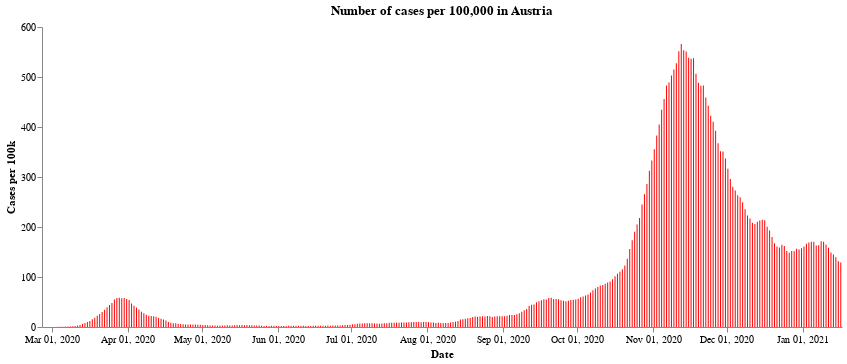

Notebook code cell kept with this figure:
### Markdown cell above
First we have the number of cases per 100,000 population across the whole of Austria. After a very sharp rise in cases during the end of October and the middle of November, the number of new cases have fallen due to the second lockdown. At the time of writting, the cases seem to have levelled off a little - though the Austrian government announced a third lockdown lasting a month starting from the 26th of December, in the expectation that cases will continue to rise over the festive period.

### Code cell
#collapse
import altair as alt

alt.Chart(all_austria).mark_bar(
    color='red',
    opacity=1,
    size=1
).encode(
    x=alt.X("yearmonthdate(Time):T", axis=alt.Axis(title='Date')),
    y=alt.Y("SiebenTageInzidenzFaelle:Q",
            axis=alt.Axis(title='Cases per 100k')),
).configure_axis(grid=False).configure_view(strokeWidth=0).properties(
    title='Number of cases per 100,000 in Austria', width=800
)

### Figure 1 — Vega-Lite specification as saved in the notebook (floating-point values rounded to 4 significant figures; data arrays with more than 128 entries replaced by an {"elided": "..."} marker saying what was removed)
{"config": {"view": {"continuousWidth": 400, "continuousHeight": 300, "strokeWidth": 0}, "axis": {"grid": false}}, "data": {"name": "data-796e600812c883973a791ce7bcdf88be"}, "mark": {"type": "bar", "color": "red", "opacity": 1, "size": 1}, "encoding": {"x": {"type": "temporal", "axis": {"title": "Date"}, "field": "Time", "timeUnit": "yearmonthdate"}, "y": {"type": "quantitative", "axis": {"title": "Cases per 100k"}, "field": "SiebenTageInzidenzFaelle"}}, "title": "Number of cases per 100,000 in Austria", "width": 800, "$schema": "https://vega.github.io/schema/vega-lite/v4.8.1.json", "datasets": {"data-796e600812c883973a791ce7bcdf88be": {"elided": "326 records"}}}
